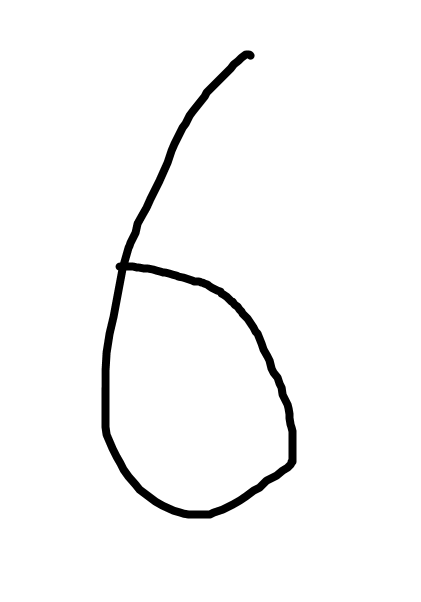
#> input picture img.png, 421 x 602 px, given as the content of the folder kNN_Dataset/0, which was not available
$ python Rawans_Code.py   (older library calls are emulated)
#> lines starting #> are read from the running program, lines starting #| are printed output that depends on the picture; after the words box and inside, x2 and y2 are one past the last pixel; in counts of white or black regions, pixels touching at a corner belong together; pictures that were not available may be replaced by others from this repository, and a replacement may not be noted
import random
import cv2
import numpy as np
import pandas as pd
import os
import glob
import math
from PIL import Image
import matplotlib.pyplot as plt
import pickle
from sklearn.model_selection import train_test_split
from sklearn.neighbors import KNeighborsClassifier
from sklearn import svm
from sklearn.svm import SVC
from sklearn.metrics import classification_report, confusion_matrix, ConfusionMatrixDisplay, plot_confusion_matrix
from sklearn.model_selection import train_test_split, GridSearchCV
from sklearn.metrics import accuracy_score
from sklearn import metrics, preprocessing
from sklearn.preprocessing import StandardScaler
import joblib as jl
from skimage.feature import hog
from skimage.transform import resize

# function that merges 2 rectangles
def union(a, b):
 x = min(a[0], b[0])
 y = min(a[1], b[1])
 w = max(a[0] + a[2], b[0] + b[2]) - x
 h = max(a[1] + a[3], b[1] + b[3]) - y
 return (x, y, w, h)

# aspect ratio (in decimal format)
def aspect_ratio(cropped_image):
    ar = ((float)(cropped_image.shape[1] / cropped_image.shape[0]))
    return ar

# aspect ration (in fraction format)
# [140 lines left out: functions calculate_aspect, top_half_img, lower_half_img, right_half_img, left_half_img, histogram and 3 more, not called in this run]

def canny_edge(cropped_image):
    edges = 255-cv2.Canny(image=cropped_image, threshold1=100, threshold2=200) # Canny Edge Detection
    return edges

def HOG(cropped_image):

    cv2.imwrite(("cropped_temp.png"), cropped_image)

    img1 = cv2.cvtColor(cv2.imread("cropped_temp.png"), cv2.COLOR_BGR2GRAY)
    ret, thresh = cv2.threshold(img1, 127, 255, cv2.THRESH_BINARY_INV)

    cv2.imwrite(("test.png"), thresh)

    # resizing image
    resized_img = resize(thresh, (8 * 4, 8 * 4))

    # creating hog features
    fd, hog_image = hog(cropped_image, orientations=9, pixels_per_cell=(8, 8),
                        cells_per_block=(2, 2), visualize=True, multichannel=False)

    hog_image = cv2.resize(cropped_image, (16, 16), interpolation=cv2.INTER_AREA)
    return hog_image


def get_features(dataset_path, temp_mapping_labels, temp_feature_list):
#> called with dataset_path = 'kNN_Dataset'
    data = []

    counter = 0

    # read the input images
    for category in temp_mapping_labels.keys():
         path = os.path.join(dataset_path + "\\"+category)
         label = temp_mapping_labels[category]

         for img in glob.glob(path + "\\*.png"):
              if (img is not None):
                    img0 = cv2.imread(img)
#> img0 is the input picture: shape (602, 421, 3); min 0, max 255, mean 247.3

                    # convert the image to grayscale
                    img1 = cv2.cvtColor(img0, cv2.COLOR_BGR2GRAY)

                    ret, thresh = cv2.threshold(img1, 0, 255, cv2.THRESH_BINARY_INV)
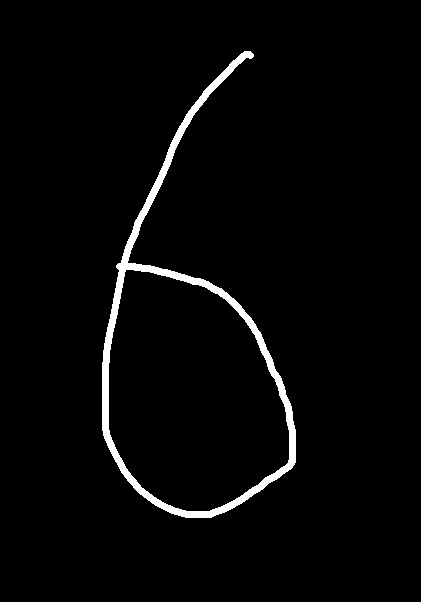
#> thresh: shape (602, 421); 2.6% white; 1 white region
                    contours,_ = cv2.findContours(thresh, cv2.RETR_TREE, cv2.CHAIN_APPROX_SIMPLE)
#> contours = 2 contours; box (x1, y1, x2, y2) and area: (102, 51, 296, 518) 38907, (108, 269, 290, 512) 33080


                    if(len(contours)>1):
                         # get first 2 contour points (base cases)

                         # compute rectangle (minimum area)
                         x0, y0, w0, h0 = cv2.boundingRect(contours[0])
#> x0 = 102; y0 = 51; w0 = 194; h0 = 467
                         rect0 = x0, y0, w0, h0
#> rect0 = (102, 51, 194, 467)

                         x1, y1, w1, h1 = cv2.boundingRect(contours[1])
#> x1 = 108; y1 = 269; w1 = 182; h1 = 243
                         rect1 = x1, y1, w1, h1
#> rect1 = (108, 269, 182, 243)


                         # merge rectangles
                         X, Y, W, H = union(rect0, rect1)
#> in union, `x = min(a[0], b[0])`: x = 102
#> in union, `y = min(a[1], b[1])`: y = 51
#> in union, `w = max(a[0] + a[2], b[0] + b[2]) - x`: w = 194
#> in union, `h = max(a[1] + a[3], b[1] + b[3]) - y`: h = 467
#> X = 102; Y = 51; W = 194; H = 467
                         rect_temp = X, Y, W, H
#> rect_temp = (102, 51, 194, 467)

                         for cnt0 in contours[2::1]:

                             # get the rest of the contour points
                             x0, y0, w0, h0 = cv2.boundingRect(cnt0)
                             rect2 = x0, y0, w0, h0

                             # merge rectangles
                             X, Y, W, H = union(rect_temp, rect2)
                             rect_temp = X, Y, W, H
#> this loop made 0 passes


                    else:
                         # get contour (in case of 1 rectangle)
                         cnt0 = contours[0]
                         cnt1 = 0

                         # compute rectangle (minimum area)
                         X, Y, W, H = cv2.boundingRect(cnt0)

                    # crop image following the rectangle
                    cropped_image = img1[int(Y):int(Y + H), int(X):int(X + W)]
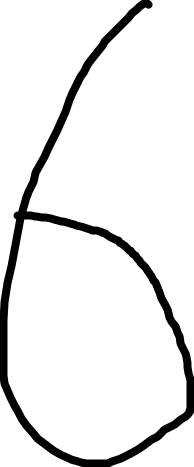
#> cropped_image: shape (467, 194); min 0, max 255, mean 233.5

                    # resize image
                    #cropped_image = cv2.resize(cropped_image, (16,16), interpolation=cv2.INTER_AREA)

                    # substring for image name
                    newImage = "img"+str(counter)+".png"
                    #cv2.imwrite(os.path.join(("newImages//"+str(category)), newImage), cropped_image)
                    cv2.imwrite(os.path.join(("newImages//"), newImage), cropped_image)

                    # [12 lines of commented-out code are left out]
                    data.append([HOG(cropped_image), label])
#> in HOG, `ret, thresh = cv2.threshold(img1, 127, 255, cv2.THRESH_BINARY_INV)`:
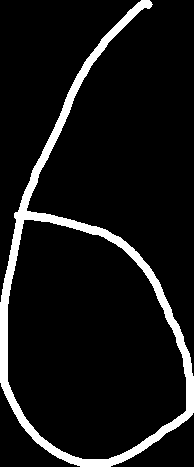
#> thresh: shape (467, 194); 8.5% white; 1 white region, box (x1, y1, x2, y2) and area: (0, 0, 194, 467) 7693
#> in HOG, `resized_img = resize(thresh, (8 * 4, 8 * 4))`:
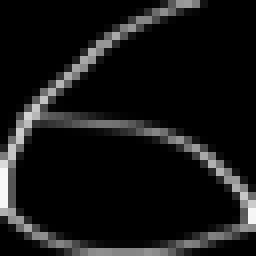
#> resized_img: shape (32, 32) float64 (shown 8 times larger); min 0, max 0.974, mean 0.0851
#> in HOG, `fd, hog_image = hog(cropped_image, orientations=9, pixels_per_cell=(8,..`:
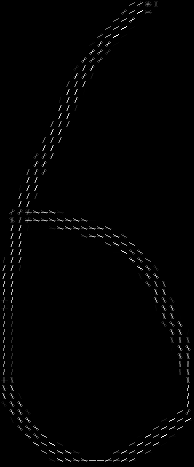
#> hog_image: shape (467, 194) float64; min 0, max 84.52, mean 0.9; drawn with min black and max white
                    counter = counter + 1

    # write data into pickle file
    pick_in = open('data.pickle', 'wb')
    pickle.dump(data, pick_in)
    pick_in.close()

    pick_in = open('data.pickle', 'rb')
    img_data = pickle.load(pick_in)
    pick_in.close()
    return img_data

def split_train_test_data(temp_data_train_test):
    random.shuffle(temp_data_train_test)
    features = []
    labels = []
    # [5 lines of commented-out code are left out]

    for feature1, label in temp_data_train_test:
        features.append(feature1.flatten())
        # features.append(feature2)
        labels.append(label)

    #Separate the data into training and test datasets
    X_train, X_test, Y_train, Y_test = train_test_split(features, labels, test_size=0.3)

    # Checking performance on the training set
    return X_train, X_test, Y_train, Y_test

def train_knn(temp_X_train, temp_X_test, temp_Y_train, temp_Y_test):

    #Grid search best k-NN parameters
    parameters = {'n_neighbors':list(range(1, 20)) ,'weights': ['uniform', 'distance']}
    # create an instance of the knn classifier
    knn_grid_tuned = KNeighborsClassifier()
    # create an instance of grid search with the above parameters
    grid_search = GridSearchCV(knn_grid_tuned, parameters, cv=2, scoring='accuracy', return_train_score=True, verbose=10)
    # fit the grid search with training set
#> (the run stopped early here; a loop or call above may not have finished)
